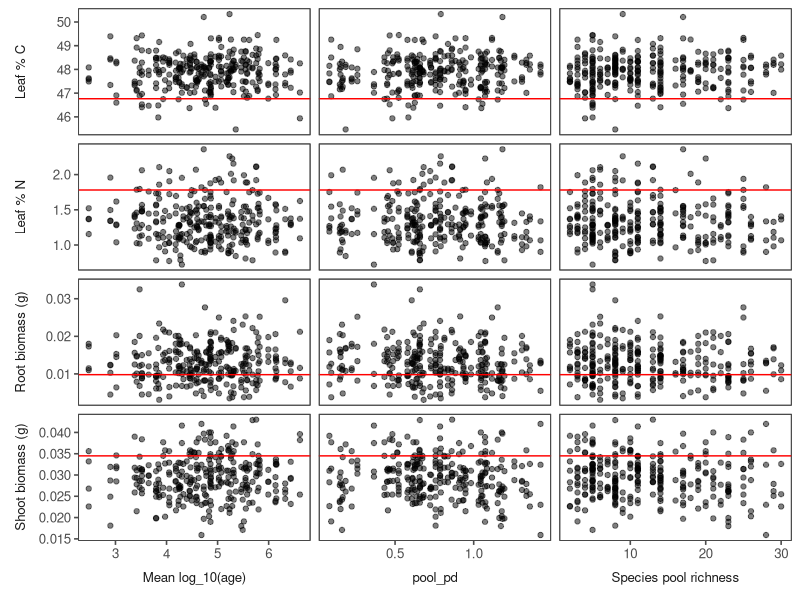
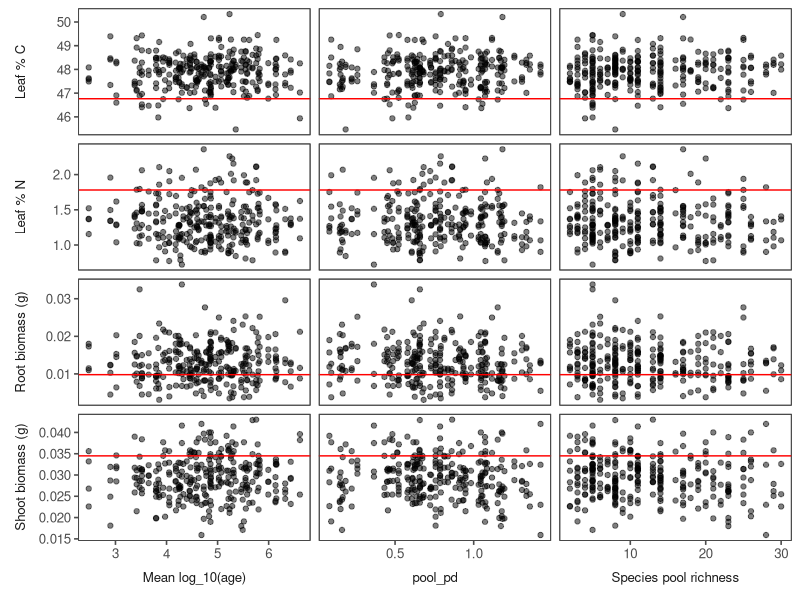

The R source for these figures, in order:
# Exploration of the realtionship between fungal species pool characteristics and host plant measurements

library(tidyverse)
library(magrittr)
library(ggtext)

plant.dat <- read.csv("data/PlantData.csv",as.is = T) %>% 
  drop_na %>% filter(poolID!=21) %>% select(-shoot_dry) %>%
  pivot_longer(4:7,values_to = "response", names_to="measurement") %>%
  left_join(read.csv("output/csv/pools.dat.csv",as.is=T) %>% select(1:4) %>% 
              mutate(poolID=as.character(poolID))) %>%
  pivot_longer(6:8, values_to="predictor", names_to="treatment")

plant.dat %<>% mutate(treatment=recode(treatment,
                                       pool_rich="Species pool richness",
                                       age_mean="Mean log_10(age)",
                                       age_var="Variance log_10(age)"))

plant.dat %<>% mutate(measurement=recode(measurement,
                                       pctN="Leaf % N",
                                       pctC="Leaf % C",
                                       shoot_g="Shoot biomass (g)",
                                       root_g="Root biomass (g)",
                                       ))

control.dat <- plant.dat %>% filter(poolID=="C") %>%
  group_by(measurement,treatment) %>%
  summarize(response=median(response))

plant.dat %<>% filter(poolID!="C")

(plant.plot <- ggplot(plant.dat,aes(x=predictor,y=response)) +
  geom_point(alpha=0.5) +
  facet_grid(measurement~treatment,scales="free",switch="both") +
  geom_hline(data=control.dat,aes(yintercept=response),color="red") +
  ggthemes::theme_few() + 
  theme(panel.background = element_rect(colour = 'black'),
        strip.placement = "outside",
        strip.text = element_markdown(),
        axis.title=element_blank()))

ggsave("output/figs/FigS3.pdf",width=18,height=22, units="cm")

